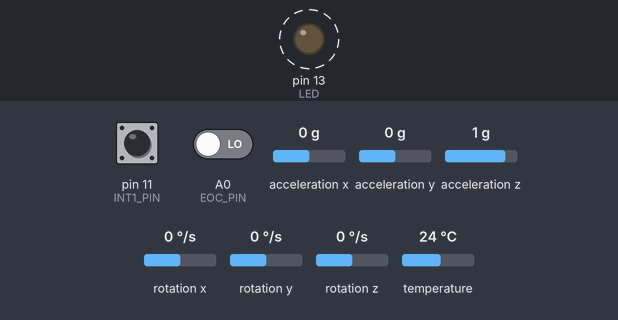
Recording of a sketch running on a simulated Teensy 4. On the bench: output pins drawn as LEDs (lit = HIGH). Wiring (inferred from the names in the program): L3G4200D gyroscope at I2C address 0x69; ADXL345 accelerometer at I2C address 0x53; BMP180 pressure sensor at I2C address 0x77. Dashed ring = blinking. Inputs (shaded band) come from the test bench; at power-on: pin 11 (INT1_PIN) LOW, A0 (EOC_PIN) LOW, acceleration x 0 g, acceleration y 0 g, acceleration z 1 g, rotation x 0 °/s, rotation y 0 °/s, rotation z 0 °/s, temperature 24 °C. What the sketch prints to the serial monitor is not drawn.

Above: at 1.37 s.
1.4 s: pin 11 (INT1_PIN) driven HIGH
4.4 s: pin 11 (INT1_PIN) pulsed LOW 5 times (0.12 s each, 0.3 s apart)
Timing chart, 0 to 13.4 s (numbered marks = the images above; inputs shaded):
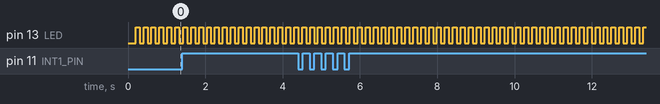

The sketch:

imu_embedded_sw.ino
```cpp
#include "Wire.h"
#include "L3G4200D.h"
#include "ADXL345.h"
#include "HMC5883L.h"
#include "BMP085.h"

// LED blinking
const int LED = 13;
int led_val = LOW;

// Gyro
L3G4200D             g_gyro;
L3G4200D::vector16b  g_rawRotVel;

// Accelerometer
const int INT1_PIN = 11;
ADXL345            g_acc;
ADXL345::vector16b g_rawAcc;
ADXL345::vectord   g_accmG;
double             g_accPitch = 0.0;
double             g_accRoll = 0.0;

// Magnometer
HMC5883L magno;
HMC5883L::vector16b rawMagno;

// Barometer and thermometer
const int EOC_PIN = 14;
BMP085     g_barTemp;
int16_t    g_bmp085RawTemp = 0;
double     g_bmp085TempC = 0.0;
double     g_bmp085TempF = 0.0;
int32_t    g_bmp085RawPressure = 0.0;
double     g_bmp085PressurehPa = 0.0;
double     g_bmp085AltitudeM = 0.0;
double     g_bmp085AltitudeF = 0.0;
double     g_bmp085VerticalSpeedMpS = 0.0;
double     g_bmp085VerticalSpeedFpS = 0.0;

// ISRs
void l3g4200dInt2ISR ()
{
  //noInterrupts ();
  g_gyro.int2ISR ();
  //interrupts ();
}

void adxl345Int1ISR ()
{
  //noInterrupts ();
  g_acc.int1ISR ();
  //interrupts ();
}

void bmp085EOCISR ()
{
  //noInterrupts ();
  g_barTemp.eocISR ();
  //interrupts ();
}

// Callbacks
void l3g4200dRotationalVelocityCallback (L3G4200D::vector16b _rawRotVel)
{
  g_rawRotVel = _rawRotVel;
}

void l3g4200dOverrunCallback ()
{
  //Serial.println ("L3G4200D Overrun!");
}

void adxl345AccelerationCallback (ADXL345::vector16b _rawAcc, ADXL345::vectord _accmG)
{
  g_rawAcc = _rawAcc;
  g_accmG = _accmG;
}

void adxl345PitchRollCallback (double _pitch, double _roll)
{
  g_accPitch = _pitch;
  g_accRoll = _roll;
}

void adxl345OverrunCallback ()
{
  Serial.println ("ADXL345 Overrun!");
}

void bmp085TempCallback (int16_t _rawTemp, double _tempC, double _tempF)
{
  g_bmp085RawTemp = _rawTemp;
  g_bmp085TempC = _tempC;
  g_bmp085TempF = _tempF;
}
void bmp085PressureCallback (int32_t _rawPressure, double _pressurehPa)
{
  g_bmp085RawPressure = _rawPressure;
  g_bmp085PressurehPa = _pressurehPa;
}

void bmp085AltitudeCallback (double _altitudeM, double _altitudeF)
{
  g_bmp085AltitudeM = _altitudeM;
  g_bmp085AltitudeF = _altitudeF;
}

void bmp085VerticalSpeedCallback (double _verticalSpeedMpS, double _verticalSpeedFpS)
{
  g_bmp085VerticalSpeedMpS = _verticalSpeedMpS;
  g_bmp085VerticalSpeedFpS = _verticalSpeedFpS;
}

//
// Main Program
//

void setup ()
{
  // Setup LED pin
  pinMode (LED, OUTPUT);
  digitalWrite (LED, LOW);
  led_val = LOW;

  // Begin com libs
  Wire.begin();
  Serial.begin(115200);

  noInterrupts ();

  // Initialize gyro for async mode
  g_gyro.registerRotationalVelocityCallback (l3g4200dRotationalVelocityCallback);
  g_gyro.registerOverrunCallback (l3g4200dOverrunCallback);
  g_gyro.init ();
  g_gyro.calibrateZeroRate ();
  g_gyro.initAsync (0, l3g4200dInt2ISR);

  // Initialize accelerometer for async mode
  g_acc.registerAccelerationCallback (adxl345AccelerationCallback);
  g_acc.registerPitchRollCallback (adxl345PitchRollCallback);
  g_acc.registerOverrunCallback (adxl345OverrunCallback);
  g_acc.setRange (ADXL345::RANGE_4G);
  g_acc.setFullRes (true);
  g_acc.setLPFilter (true);
  g_acc.setOutputRate (ADXL345::RATE_50HZ);
  g_acc.init ();
  g_acc.calibrateOffset ();
  g_acc.initAsync (INT1_PIN, adxl345Int1ISR);

  // Configure magnometer
  //magno.writeReg (HMC5883L::CONFIG_REGA, HMC5883L::SAMPLES_AVG_1 |
  //                                       HMC5883L::DOR_75_HZ);
  //magno.writeReg (HMC5883L::MODE_REG, HMC5883L::CONTINUOUS_MODE);

  // Initalize barTemp for async mode
  g_barTemp.registerTemperatureCallback (bmp085TempCallback);
  g_barTemp.registerPressureCallback (bmp085PressureCallback);
  g_barTemp.registerAltitudeCallback (bmp085AltitudeCallback);
  g_barTemp.registerVerticalSpeedCallback (bmp085VerticalSpeedCallback);
  g_barTemp.setAsyncOSSR (BMP085::OSSR_ULTRA_HIGH_RES);
  g_barTemp.setAvgFilter (true);
  g_barTemp.initAsync (EOC_PIN, bmp085EOCISR);

  interrupts ();
}

void loop ()
{
  // Flash LED
  if (led_val == LOW)
  {
    digitalWrite (LED, HIGH);
    led_val = HIGH;
  }
  else
  {
    digitalWrite (LED, LOW);
    led_val = LOW;
  };

  // Print accelerometer data
  Serial.println ("Accelerometer:");
  Serial.print ("RawX=");
  Serial.println (g_rawAcc.x, DEC);
  Serial.print ("RawY=");
  Serial.println (g_rawAcc.y, DEC);
  Serial.print ("RawZ=");
  Serial.println (g_rawAcc.z, DEC);
  Serial.print ("AccXmg=");
  Serial.println (g_accmG.x, DEC);
  Serial.print ("AccYmg=");
  Serial.println (g_accmG.y, DEC);
  Serial.print ("AccZmg=");
  Serial.println (g_accmG.z, DEC);
  Serial.print ("Pitch=");
  Serial.println (g_accPitch, DEC);
  Serial.print ("Roll=");
  Serial.println (g_accRoll, DEC);
  Serial.println ("");

  // Print barometer and thermometer data
  Serial.println ("Barometer and Thermometer:");
  Serial.print ("RawTemp=");
  Serial.println (g_bmp085RawTemp, DEC);
  Serial.print ("TempC=");
  Serial.println (g_bmp085TempC, DEC);
  Serial.print ("TempF=");
  Serial.println (g_bmp085TempF, DEC);
  Serial.print ("RawPressure=");
  Serial.println (g_bmp085RawPressure, DEC);
  Serial.print ("PressurehPa=");
  Serial.println (g_bmp085PressurehPa, DEC);
  Serial.print ("AltitudeM=");
  Serial.println (g_bmp085AltitudeM, DEC);
  Serial.print ("AltitudeF=");
  Serial.println (g_bmp085AltitudeF, DEC);
  Serial.print ("VerticalSpeedMpS=");
  Serial.println (g_bmp085VerticalSpeedMpS, DEC);
  Serial.print ("VerticalSpeedFpS=");
  Serial.println (g_bmp085VerticalSpeedFpS, DEC);
  Serial.println ("");

  // Print gyro data
  Serial.println ("Gyroscope:");
  Serial.print ("RawX=");
  Serial.println (g_rawRotVel.x, DEC);
  Serial.print ("RawY=");
  Serial.println (g_rawRotVel.y, DEC);
  Serial.print ("RawZ=");
  Serial.println (g_rawRotVel.z, DEC);
  Serial.println ("");

  /*
  // Update magnometer data
  //val = acc.readReg (HMC5883L::STATUS_REG);
  //if (val & HMC5883L::RDY_MASK)
  //{
    // Read raw magnometer data
    rawMagno = magno.readRaw ();
  //}

  // Print magnometer data
  Serial.println ("Magnometer:");
  Serial.print ("RawX=");
  Serial.println (rawMagno.x, DEC);
  Serial.print ("RawY=");
  Serial.println (rawMagno.y, DEC);
  Serial.print ("RawZ=");
  Serial.println (rawMagno.z, DEC);
  Serial.println ("");*/

  delay (100);
}
```

ADXL345.cpp
```cpp
/*
 * ADXL345.cpp - Library for interfacing with ADXL345 accelerometer
 * Created by Michael P. McKeown, January 25, 2014.
 * Currently just for personal use.
 */

#include "ADXL345.h"

const double ADXL345::FULL_RES_RESOLUTION = 3.90625; // mg/LSB
const double ADXL345::LP_FILTER_ALPHA = 0.5;
const double ADXL345::OFFSET_REGS_SCALE = 1 / 15.6;  // LSB/mg

ADXL345::ADXL345 ()
  : m_initialized (false),
    m_rangeSetting (RANGE_2G),
    m_fullResSetting (false),
    m_resolution (3.90625),
    m_outRate (RATE_100HZ),
    m_lpFilter (false),
    m_calibrationVectorInit (false),
    m_accCB (NULL),
    m_prCB (NULL),
    m_ovrnCB (NULL)
{
  m_lpFilterPrev.x = 0.0;
  m_lpFilterPrev.y = 0.0;
  m_lpFilterPrev.z = 0.0;

  m_calibrationDataRaw.x = 0;
  m_calibrationDataRaw.y = 0;
  m_calibrationDataRaw.z = 0;
}

ADXL345::~ADXL345 ()
{
}

void ADXL345::registerAccelerationCallback (AccelerationCallback _cb)
{
  m_accCB = _cb;
}

void ADXL345::registerOverrunCallback (OverrunCallback _cb)
{
  m_ovrnCB = _cb;
}

void ADXL345::registerPitchRollCallback (PitchRollCallback _cb)
{
  m_prCB = _cb;
}

void ADXL345::init ()
{
  if (m_initialized)
    return;

  writeReg (POWER_CTRL_REG, MEASURE_ENABLE);

  m_initialized = true;
}

// _int1ISR should just call ADXL345::int1ISR
void ADXL345::initAsync (int _int1Pin, ISRFunc _int1ISR)
{
  // Disable all interrupts and enter standby mode
  writeReg (POWER_CTRL_REG, 0);
  m_initialized = false;
  writeReg (INT_ENABLE_REG, 0);

  // Setup hardware interrupt
  pinMode (_int1Pin, INPUT);
  attachInterrupt( _int1Pin, _int1ISR, RISING);

  // Enable data ready interrupt on INT1 pin
  writeReg (INT_MAP_REG, 0);
  writeReg (INT_ENABLE_REG, DATA_RDY_ENABLE/* | OVERRUN_ENABLE*/);

  // Do normal initialization
  init ();
}

void ADXL345::calibrateOffset ()
{
  if (!m_initialized)
    return;

  if (!m_calibrationVectorInit)
  {
    // Clear offset values so we don't double up on calibration
    writeReg (X_OFFSET_REG, 0);
    writeReg (Y_OFFSET_REG, 0);
    writeReg (Z_OFFSET_REG, 0);

    vectord cum;
    cum.x = 0;
    cum.y = 0;
    cum.z = 0;
    for (int32_t i = 0; i < CALIBRATION_SAMPLES; i++)
    {
      // Wait for data to be ready
      bool drdy = false;
      bool ovrn;
      while (!drdy)
        dataReady (drdy, ovrn);

      // Read data
      vector16b rawData = readRaw ();
      cum.x += rawData.x;
      cum.y += rawData.y;
      cum.z += rawData.z;
    }

    m_calibrationDataRaw.x = -((int32_t) cum.x) / CALIBRATION_SAMPLES;
    m_calibrationDataRaw.y = -((int32_t) cum.y) / CALIBRATION_SAMPLES;
    m_calibrationDataRaw.z = -((int32_t) cum.z) / CALIBRATION_SAMPLES;

    m_calibrationVectorInit = true;
  }

  // Convert resolution
  vector16b offsetValues;
  offsetValues.x = (int16_t) round(((double) m_calibrationDataRaw.x) * m_resolution * OFFSET_REGS_SCALE);
  offsetValues.y = (int16_t) round(((double) m_calibrationDataRaw.y) * m_resolution * OFFSET_REGS_SCALE);
  offsetValues.z = (int16_t) round((((double) m_calibrationDataRaw.z) * m_resolution * OFFSET_REGS_SCALE) + (OFFSET_REGS_SCALE * 1000.0));

  // Write calibration data
  writeReg (X_OFFSET_REG, offsetValues.x);
  writeReg (Y_OFFSET_REG, offsetValues.y);
  writeReg (Z_OFFSET_REG, offsetValues.z);
}

void ADXL345::int1ISR ()
{
  bool drdy, ovrn;
  dataReady (drdy, ovrn);

  if ((m_accCB || m_prCB) && drdy)
  {
    // Read raw acceleration data
    vector16b rawAcc = readRaw ();

    // Calculate mg acceleration
    vectord accmG;
    accmG.x = ((double) rawAcc.x) * m_resolution;
    accmG.y = ((double) rawAcc.y) * m_resolution;
    accmG.z = ((double) rawAcc.z) * m_resolution;

    // Filter signal if enabled
    if (m_lpFilter)
    {
      accmG.x = accmG.x * LP_FILTER_ALPHA + (m_lpFilterPrev.x * (1 - LP_FILTER_ALPHA));
      accmG.y = accmG.y * LP_FILTER_ALPHA + (m_lpFilterPrev.y * (1 - LP_FILTER_ALPHA));
      accmG.z = accmG.z * LP_FILTER_ALPHA + (m_lpFilterPrev.z * (1 - LP_FILTER_ALPHA));

      m_lpFilterPrev.x = accmG.x;
      m_lpFilterPrev.y = accmG.y;
      m_lpFilterPrev.z = accmG.z;
    }

    // Make callback
    if (m_accCB)
      m_accCB (rawAcc, accmG);
    if (m_prCB)
    {
      // Calculate pitch and roll
      double pitch = (atan2 (accmG.y, sqrt (accmG.x * accmG.x + accmG.z * accmG.z)) * 180.0) / PI;
      double roll = (atan2 (-accmG.x, accmG.z) * 180.0) / PI;
      m_prCB (pitch, roll);
    }
  }

  if (m_ovrnCB && ovrn)
    m_ovrnCB ();
}

void ADXL345::setOutputRate (OUTPUT_RATE _rate)
{
  // Read the current bw rate reg
  uint8_t val = readReg (BW_RATE_PWR_REG);

  // Clear the output rate setting
  val = val & 0xF0;

  // Set new output rate
  val = val | ((uint8_t) _rate);

  // Write new data format reg value
  writeReg (BW_RATE_PWR_REG, val);

  // Update member variable
  m_outRate = _rate;
}

void ADXL345::setRange (RANGE_SETTING _range)
{
  // Read current data format reg
  uint8_t val = readReg (DATA_FORMAT_REG);

  // Clear range setting
  val = val & 0xFC;

  // Set new range setting
  val = val | ((uint8_t) _range);

  // Write new data format reg value
  writeReg (DATA_FORMAT_REG, val);

  // Update member variable
  m_rangeSetting = _range;

  // Update the resolution
  updateResolution ();

  // Recalculate calibration offsets
  calibrateOffset ();
}

void ADXL345::setFullRes (bool _fullRes)
{
  // Read the current data format reg
  uint8_t val = readReg (DATA_FORMAT_REG);

  // Change full res bit based on parameter
  if (_fullRes)
    val = val | FULL_RES_ENABLE;
  else
    val = val & (~FULL_RES_ENABLE);

  // Write new data format reg value
  writeReg (DATA_FORMAT_REG, val);

  // Update member variable
  m_fullResSetting = _fullRes;

  // Update the resolution
  updateResolution ();

  // Recalculate calibration offsets
  calibrateOffset ();
}

void ADXL345::dataReady (bool &_drdy, bool &_ovrn)
{
  _drdy = false;
  _ovrn = false;

  uint8_t val;
  val = readReg (INT_SOURCE_REG);
  if (val & DATA_RDY_MASK)
    _drdy = true;
  if (val & OVERRUN_MASK)
    _ovrn = true;
}

ADXL345::vector16b ADXL345::readRaw ()
{
  // Send request with auto-increment enabled
  Wire.beginTransmission (ADDRESS);
  Wire.write (DATAX0_REG);
  Wire.endTransmission ();

  // Receive 6 byte successive transmission
  Wire.requestFrom (ADDRESS, 6);
  while (Wire.available () < 6);
  uint8_t xl = Wire.read();
  uint8_t xh = Wire.read ();
  uint8_t yl = Wire.read ();
  uint8_t yh = Wire.read ();
  uint8_t zl = Wire.read ();
  uint8_t zh = Wire.read ();

  // Aggregate high and low bytes
  vector16b retval;
  retval.x = (int16_t)(xh << 8 | xl);
  retval.y = (int16_t)(yh << 8 | yl);
  retval.z = (int16_t)(zh << 8 | zl);

  return retval;
}

uint8_t ADXL345::readReg (const uint8_t _reg)
{
  // Send request to read reg
  Wire.beginTransmission (ADDRESS);
  Wire.write (_reg);
  Wire.endTransmission ();

  // Receive reg value back
  uint8_t val;
  Wire.requestFrom (ADDRESS, REG_WIDTH);
  while (Wire.available ())
      val = Wire.read();

  return val;
}

void ADXL345::writeReg (const uint8_t _reg, const uint8_t _val)
{
  // Send request to write
  Wire.beginTransmission (ADDRESS);
  Wire.write (_reg);
  Wire.write (_val);
  Wire.endTransmission ();
}

void ADXL345::updateResolution ()
{
  // Calculate real range setting in gs
  double realRange = pow (2, m_rangeSetting + 1);

  // Update resolution based on range and full res settings
  if (m_fullResSetting)
    // Bit resolution changed according to range to keep resolution at FULL_RES_RESOLUTION
    m_resolution = FULL_RES_RESOLUTION;
  else
    // Always 10 bits (512 is 2 ^ 9)
    m_resolution = (realRange / 512) * 1000.0;
}
```

HMC5883L.cpp
```cpp
/*
 * HMC5883L.cpp - Library for interfacing with HMC5883L magnometer
 * Created by Michael P. McKeown, January 25, 2014.
 * Currently just for personal use.
 */

#include "HMC5883L.h"

HMC5883L::HMC5883L ()
{
}

HMC5883L::~HMC5883L ()
{
}

uint8_t HMC5883L::readReg (const uint8_t _reg)
{
    // Send request to read reg
    Wire.beginTransmission (ADDRESS);
    Wire.write (_reg);
    Wire.endTransmission ();

    // Receive reg value back
    uint8_t val;
    Wire.requestFrom (ADDRESS, REG_WIDTH);
    while (Wire.available () < 0);
        val = Wire.read();

    return val;
}

void HMC5883L::writeReg (const uint8_t _reg, const uint8_t _val)
{
    // Send request to write
    Wire.beginTransmission (ADDRESS);
    Wire.write (_reg);
    Wire.write (_val);
    Wire.endTransmission ();
}

HMC5883L::vector16b HMC5883L::readRaw ()
{
  // Send request with auto-increment enabled
  Wire.beginTransmission (ADDRESS);
  Wire.write (DATA_OUT_X_MSB_REG);
  Wire.endTransmission ();

  // Receive 6 byte successive transmission
  Wire.requestFrom (ADDRESS, 6);
  while (Wire.available () < 6);
  uint8_t xh = Wire.read();
  uint8_t xl = Wire.read ();
  uint8_t zh = Wire.read ();
  uint8_t zl = Wire.read ();
  uint8_t yh = Wire.read ();
  uint8_t yl = Wire.read ();

  // Aggregate high and low bytes
  vector16b retval;
  retval.x = (int16_t)(xh << 8 | xl);
  retval.y = (int16_t)(yh << 8 | yl);
  retval.z = (int16_t)(zh << 8 | zl);

  return retval;
}
```

HMC5883L.h
```cpp
/*
 * HMC5883L.h - Library for interfacing with HMC5883L magnometer
 * Created by Michael P. McKeown, January 25, 2014.
 * Currently just for personal use.
 */
#ifndef HMC5883L_H
#define HMC5883L_H

#include "Arduino.h"
#include "Wire.h"

class HMC5883L
{
 public:
  // Device parameters
  static const uint8_t ADDRESS            = 0x1E;
  static const uint8_t REG_WIDTH          = 1;

  // Device registers
  static const uint8_t CONFIG_REGA        = 0x00;
  static const uint8_t SAMPLES_AVG_1      = 0x00;
  static const uint8_t SAMPLES_AVG_2      = 0x20;
  static const uint8_t SAMPLES_AVG_4      = 0x40;
  static const uint8_t SAMPLES_AVG_8      = 0x60;
  static const uint8_t DOR_0p75_HZ        = 0x00;
  static const uint8_t DOR_1p5_HZ         = 0x04;
  static const uint8_t DOR_3_HZ           = 0x08;
  static const uint8_t DOR_7p5_HZ         = 0x0C;
  static const uint8_t DOR_15_HZ          = 0x10;
  static const uint8_t DOR_30_HZ          = 0x14;
  static const uint8_t DOR_75_HZ          = 0x18;
  static const uint8_t MS_POS_BIAS        = 0x01;
  static const uint8_t MS_NEG_BIAS        = 0x02;

  static const uint8_t CONFIG_REGB        = 0x01;
  static const uint8_t GAIN_1370          = 0x00;
  static const uint8_t GAIN_1090          = 0x20;
  static const uint8_t GAIN_820           = 0x40;
  static const uint8_t GAIN_660           = 0x60;
  static const uint8_t GAIN_440           = 0x80;
  static const uint8_t GAIN_390           = 0xA0;
  static const uint8_t GAIN_330           = 0xC0;
  static const uint8_t GAIN_230           = 0xE0;

  static const uint8_t MODE_REG           = 0x02;
  static const uint8_t HS_I2C_3400_KHZ    = 0x80;
  static const uint8_t CONTINUOUS_MODE    = 0x00;
  static const uint8_t SINGLE_MEAS_MODE   = 0x01;
  static const uint8_t IDLE_MODE          = 0x02;

  static const uint8_t DATA_OUT_X_MSB_REG = 0x03;
  static const uint8_t DATA_OUT_X_LSB_REG = 0x04;
  static const uint8_t DATA_OUT_Z_MSB_REG = 0x05;
  static const uint8_t DATA_OUT_Z_LSB_REG = 0x06;
  static const uint8_t DATA_OUT_Y_MSB_REG = 0x07;
  static const uint8_t DATA_OUT_Y_LSB_REG = 0x08;

  static const uint8_t STATUS_REG         = 0x09;
  static const uint8_t LOCK_MASK          = 0x02;
  static const uint8_t RDY_MASK           = 0x01;

  static const uint8_t ID_REG_A           = 0x0A;
  static const uint8_t ID_REG_B           = 0x0B;
  static const uint8_t ID_REG_C           = 0x0C;

  // Vector structs
  typedef struct vectorf_struct
  {
      float   x;
      float   y;
      float   z;
  } vectorf;
  typedef struct vector16b_struct
  {
      int16_t x;
      int16_t y;
      int16_t z;
  } vector16b;

  HMC5883L ();
  ~HMC5883L();

  // Read and write regs
  uint8_t readReg (const uint8_t _reg);
  void writeReg (const uint8_t _reg, const uint8_t _val);

  // Read magnometer data
  vector16b readRaw ();
 private:
};

#endif
```

Source omitted: ADXL345.h (8410 bytes), BMP085.cpp (7214 bytes), BMP085.h (5312 bytes), L3G4200D.cpp (4419 bytes), L3G4200D.h (6455 bytes)

Measured:
- by itself, pin 13 (LED): alternates HIGH for 0.10 s and LOW for 0.10 s
